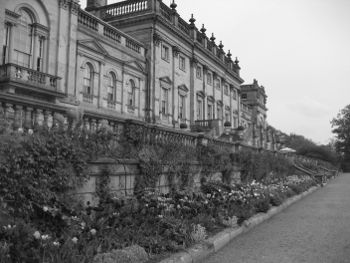
#> input picture Lista4/harewood.jpg, 350 x 263 px
$ python lista4.py
#> lines starting #> are read from the running program, lines starting #| are printed output that depends on the picture; after the words box and inside, x2 and y2 are one past the last pixel; in counts of white or black regions, pixels touching at a corner belong together

import cv2
import numpy as np
from matplotlib import pyplot as plt

# [101 lines left out: functions medianax3, pisolados, linhas, bordas, regiao, exerc5, not called in this run]

def exerc6():
    for nome in ['harewood.jpg', 'nuts.jpg', 'snow.jpg', 'img_aluno.jpg']:
        img = cv2.imread(nome, 0)
#> img is the input picture: shape (263, 350); min 3, max 255, mean 116.2
        _, otsu = cv2.threshold(img, 0, 255, cv2.THRESH_BINARY+cv2.THRESH_OTSU)
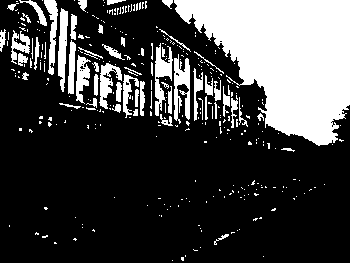
#> otsu: shape (263, 350); 26% white; 334 white regions (275 under 20 px), largest, box (x1, y1, x2, y2) and area: (174, 0, 350, 146) 15793, (174, 54, 190, 124) 674, (155, 43, 173, 116) 609
        cv2.imwrite(f'{nome}_otsu.png', otsu)
        plt.figure(figsize=(8,4))
        plt.subplot(121); plt.imshow(img, cmap='gray'); plt.title(nome); plt.axis('off')
        plt.subplot(122); plt.imshow(otsu, cmap='gray'); plt.title('Otsu'); plt.axis('off')
        plt.show()
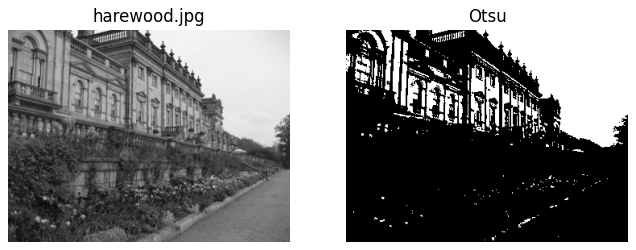
#> figure drawn by matplotlib, 2 panels
#> pass 2 of the loop in exerc6, `for nome in ['harewood.jpg', 'nuts.jpg', 'snow.jpg', 'img_aluno.jpg']:`:
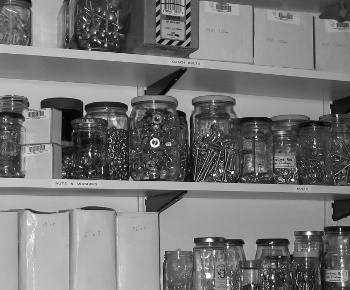
#> input picture Lista4/nuts.jpg, 350 x 290 px
#> in exerc6, img is the input picture: shape (290, 350); min 0, max 255, mean 117.4
#> in exerc6, `_, otsu = cv2.threshold(img, 0, 255, cv2.THRESH_BINARY+cv2.THRESH_OTSU)`:
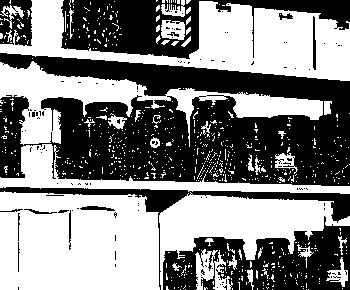
#> otsu: shape (290, 350); 51.2% white; 121 black regions (106 under 20 px), largest, box (x1, y1, x2, y2) and area: (0, 53, 350, 186) 29278, (61, 0, 350, 59) 7789, (163, 216, 350, 290) 7497
#> in exerc6, `plt.show()`:
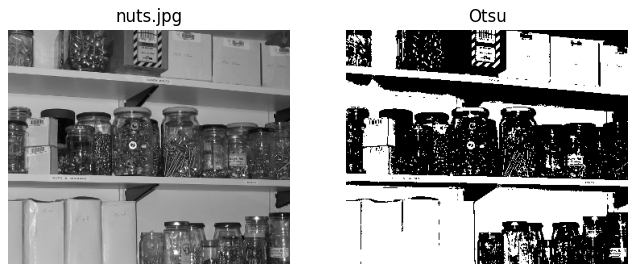
#> figure drawn by matplotlib, 2 panels
#> pass 3 of the loop in exerc6, `for nome in ['harewood.jpg', 'nuts.jpg', 'snow.jpg', 'img_aluno.jpg']:`:
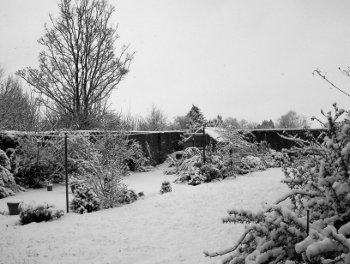
#> input picture Lista4/snow.jpg, 350 x 264 px
#> in exerc6, img is the input picture: shape (264, 350); min 0, max 255, mean 164.8
#> in exerc6, `_, otsu = cv2.threshold(img, 0, 255, cv2.THRESH_BINARY+cv2.THRESH_OTSU)`:
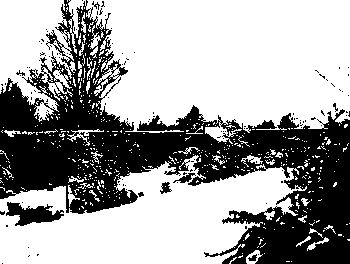
#> otsu: shape (264, 350); 63.6% white; 119 black regions (110 under 20 px), largest, box (x1, y1, x2, y2) and area: (0, 0, 350, 264) 32296, (6, 202, 64, 226) 751, (173, 173, 196, 183) 90
#> in exerc6, `plt.show()`:
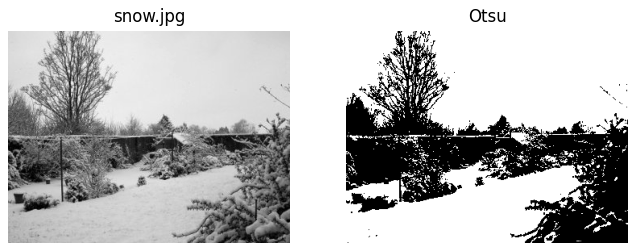
#> figure drawn by matplotlib, 2 panels
#> the loop made 4 passes; the first 3 are shown

# [5 lines of commented-out code are left out]
exerc6()
